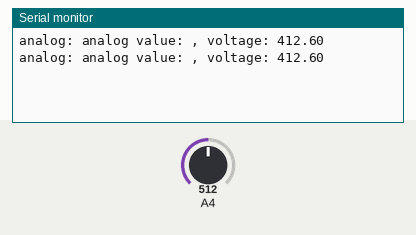
This sketch was run on a simulated Arduino Uno, built with avr-gcc and run on an emulated ATmega328P. On the bench: the last lines printed to the serial monitor. The test bench sets the inputs (shaded band); at power-on: A4 = 512.

Above: at 1.8 s.
1.9 s: A4 set to 716
At 2.8 s:
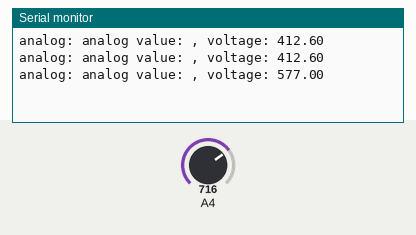
3.4 s: A4 set to 900
At 4.5 s:
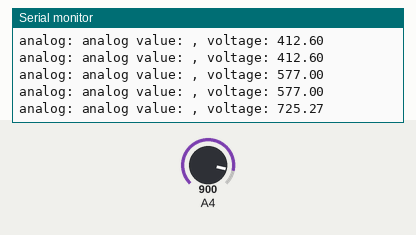
Timing chart, 0 to 6.4 s (numbered marks = the images above; inputs shaded):
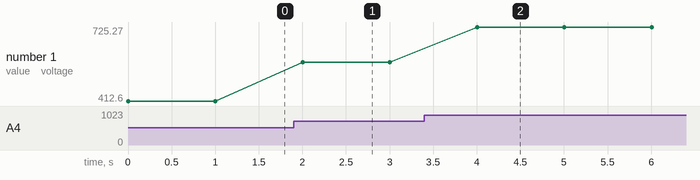

Measured:
- after the input at 1.9 s, the serial monitor: prints a new line after 0.10 s (image 1)
- after the input at 3.4 s, the serial monitor: prints a new line after 0.60 s (image 2)
- plotted number 1: 412.6 → 577 after the input at 1.9 s, 577 → 725.27 after the input at 3.4 s

The sketch:

sketch_jul25a.ino
```cpp
float floatMap(float x, float in_min, float in_max, float out_min, float out_max)
{
  return (x - in_min) *(out_max - out_min)/(in_max - in_min) + out_min;
}

void setup() {
  // put your setup code here, to run once:

  Serial.begin(9600);


}


void loop() {
  // put your main code here, to run repeatedly:

  int analog_value = analogRead(4);
  float voltage = floatMap(analog_value, 0, 4095, 0, 3.3);
  Serial.print("analog: ");
  Serial.print("analog value: ");
  Serial.print(", voltage: ");
  Serial.println(voltage * 1000);

  delay(1000);
}
```
